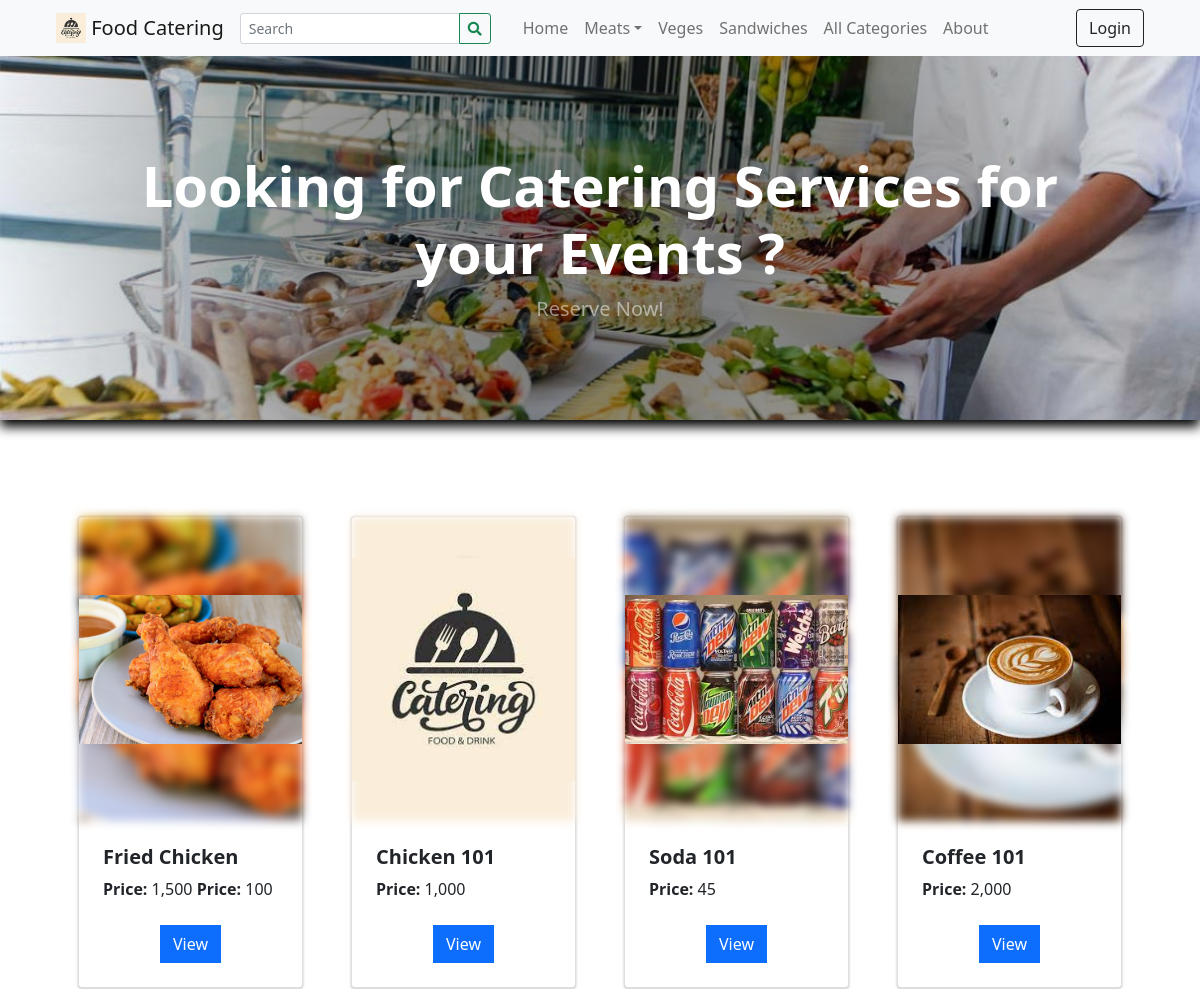
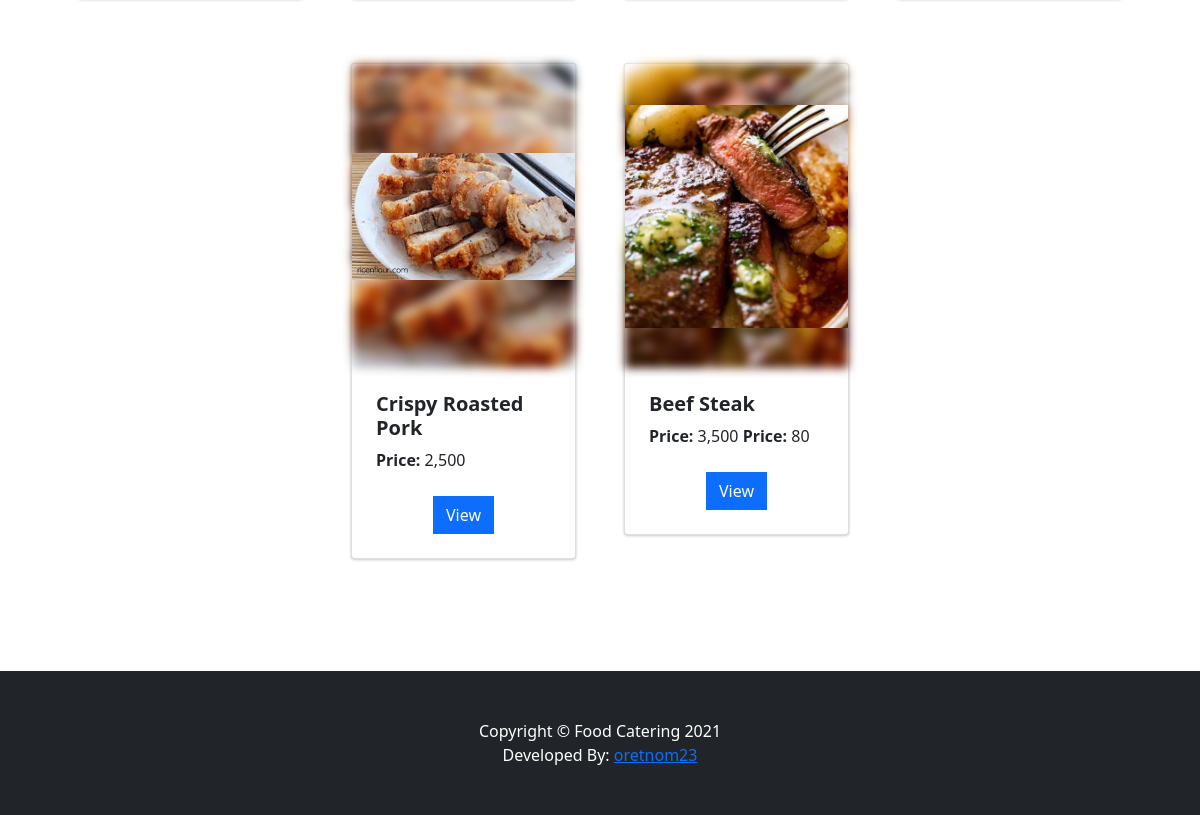
The page / on the database its author committed (2 pictures, top to bottom).
### tables this page shows
CREATE TABLE `categories` (
  `id` int(30) NOT NULL,
  `category` varchar(250) NOT NULL,
  `description` text DEFAULT NULL,
  `status` tinyint(1) NOT NULL DEFAULT 1,
  `date_created` datetime NOT NULL DEFAULT current_timestamp()
);

CREATE TABLE `products` (
  `id` int(30) NOT NULL,
  `category_id` int(30) NOT NULL,
  `sub_category_id` int(30) NOT NULL,
  `title` varchar(250) NOT NULL,
  `description` text NOT NULL,
  `status` tinyint(1) NOT NULL DEFAULT 1,
  `date_created` datetime NOT NULL DEFAULT current_timestamp()
);

### classes/DBConnection.php (called while the page is built, shortened)
<?php
class DBConnection{
    private $host = "localhost";
    private $username = "root";
    private $password = "password123";
    private $database = "catering_db";
    public $conn;
    public function __construct(){
        if (!isset($this->conn)) {
            $this->conn = new mysqli($this->host, $this->username, $this->password, $this->database);
        }
    }
}
?>

### config.php (called while the page is built, shortened)
<?php
require_once('classes/DBConnection.php');
require_once('classes/SystemSettings.php');
function validate_image($file){
	if(!empty($file)){
		if(is_file(base_app.$file)){
			return base_url.$file;
		}else{
			return base_url.'dist/img/no-image-available.png';
		}
	}else{
		return base_url.'dist/img/no-image-available.png';
	}
}
?>

### home.php (the view, shortened to what this page needs)
 <header class="bg-dark py-5" id="main-header">
    <div class="container px-4 px-lg-5 my-5">
        <div class="text-center text-white">
            <h1 class="display-4 fw-bolder">Looking for Catering Services for your Events ?</h1>
            <p class="lead fw-normal text-white-50 mb-0">Reserve Now!</p>
        </div>
    </div>
</header>
<section class="py-5">
    <div class="container px-4 px-lg-5 mt-5">
        <div class="row gx-4 gx-lg-5 row-cols-md-3 row-cols-xl-4 justify-content-center">
            <?php
                $products = $conn->query("SELECT * FROM `products` where status = 1 and `id` in (SELECT product_id FROM `inventory`) order by rand() limit 8 ");
                while($row = $products->fetch_assoc()):
                    $upload_path = base_app.'/uploads/product_'.$row['id'];
                    $img = "";
                    if(is_dir($upload_path)){
                        $fileO = scandir($upload_path);
                        if(isset($fileO[2]))
                            $img = "uploads/product_".$row['id']."/".$fileO[2];
                    }
                    foreach($row as $k=> $v){
                        $row[$k] = trim(stripslashes($v));
                    }
                    $inventory = $conn->query("SELECT * FROM inventory where product_id = ".$row['id']);
                    $inv = array();
                    while($ir = $inventory->fetch_assoc()){
                        $inv[] = number_format($ir['price']);
                    }
            ?>
            <div class="col mb-5">
                <div class="card product-item">
                    <img class="card-img-top w-100" src="<?php echo validate_image(!empty($img) ? $img : $_settings->info('logo')) ?>" alt="..." />
                    <div class="card-body p-4">
                        <div class="">
                            <h5 class="fw-bolder"><?php echo $row['title'] ?></h5>
                            <?php foreach($inv as $k=> $v): ?>
                                <span><b>Price: </b><?php echo $v ?></span>
                            <?php endforeach; ?>
                        </div>
                    </div>
                    <div class="card-footer p-4 pt-0 border-top-0 bg-transparent">
                        <div class="text-center">
                            <a class="btn btn-flat btn-primary "   href=".?p=view_product&id=<?php echo md5($row['id']) ?>">View</a>
                        </div>
                    </div>
                </div>
            </div>
            <?php endwhile; ?>
        </div>
    </div>
</section>

### inc/header.php (shortened to what this page needs)
<head>
    <link rel="stylesheet" href="<?php echo base_url ?>plugins/fontawesome-free/css/all.min.css">
    <link rel="stylesheet" href="<?php echo base_url ?>plugins/tempusdominus-bootstrap-4/css/tempusdominus-bootstrap-4.min.css">
  <link rel="stylesheet" href="<?php echo base_url ?>plugins/datatables-bs4/css/dataTables.bootstrap4.min.css">
  <link rel="stylesheet" href="<?php echo base_url ?>plugins/datatables-responsive/css/responsive.bootstrap4.min.css">
  <link rel="stylesheet" href="<?php echo base_url ?>plugins/datatables-buttons/css/buttons.bootstrap4.min.css">
  <link rel="stylesheet" href="<?php echo base_url ?>plugins/select2/css/select2.min.css">
  <link rel="stylesheet" href="<?php echo base_url ?>plugins/select2-bootstrap4-theme/select2-bootstrap4.min.css">
    <link rel="stylesheet" href="<?php echo base_url ?>plugins/icheck-bootstrap/icheck-bootstrap.min.css">
    <link rel="stylesheet" href="<?php echo base_url ?>plugins/jqvmap/jqvmap.min.css">
    <link rel="stylesheet" href="<?php echo base_url ?>dist/css/adminlte.css">
    <link rel="stylesheet" href="<?php echo base_url ?>dist/css/custom.css">
    <link rel="stylesheet" href="<?php echo base_url ?>assets/css/styles.css">
    <link rel="stylesheet" href="<?php echo base_url ?>plugins/overlayScrollbars/css/OverlayScrollbars.min.css">
    <link rel="stylesheet" href="<?php echo base_url ?>plugins/daterangepicker/daterangepicker.css">
    <link rel="stylesheet" href="<?php echo base_url ?>plugins/summernote/summernote-bs4.min.css">
  <link rel="stylesheet" href="<?php echo base_url ?>plugins/sweetalert2-theme-bootstrap-4/bootstrap-4.min.css">
  </head>

### inc/topBarNav.php (shortened to what this page needs)
<nav class="navbar navbar-expand-lg navbar-light bg-light">
            <div class="container-fluid px-4 px-lg-5 ">
                <a class="navbar-brand" href="./">
                <img src="<?php echo validate_image($_settings->info('logo')) ?>" width="30" height="30" class="d-inline-block align-top" alt="" loading="lazy">
                <?php echo $_settings->info('short_name') ?>
                </a>
                <form class="form-inline" id="search-form">
                  <div class="input-group">
                    <input class="form-control form-control-sm form " type="search" placeholder="Search" aria-label="Search" name="search"  value="<?php echo isset($_GET['search']) ? $_GET['search'] : "" ?>"  aria-describedby="button-addon2">
                    <div class="input-group-append">
                      <button class="btn btn-outline-success btn-sm m-0" type="submit" id="button-addon2"><i class="fa fa-search"></i></button>
                    </div>
                  </div>
                </form>
                <div class="collapse navbar-collapse" id="navbarSupportedContent">
                    <ul class="navbar-nav me-auto mb-2 mb-lg-0 ms-lg-4">
                        <li class="nav-item"><a class="nav-link" aria-current="page" href="./">Home</a></li>
                        <?php
                        $cat_qry = $conn->query("SELECT * FROM categories where status = 1  limit 3");
                        $count_cats =$conn->query("SELECT * FROM categories where status = 1 ")->num_rows;
                        while($crow = $cat_qry->fetch_assoc()):
                          $sub_qry = $conn->query("SELECT * FROM sub_categories where status = 1 and parent_id = '{$crow['id']}'");
                          if($sub_qry->num_rows <= 0):
                        ?>
                        <li class="nav-item"><a class="nav-link" aria-current="page" href="./?p=products&c=<?php echo md5($crow['id']) ?>"><?php echo $crow['category'] ?></a></li>
                        <?php else: ?>
                        <li class="nav-item dropdown">
                          <a class="nav-link dropdown-toggle" id="navbarDropdown<?php echo $crow['id'] ?>" href="#" role="button" data-toggle="dropdown" aria-expanded="false"><?php echo $crow['category'] ?></a></a>
                        </li>
                        <?php endif; ?>
                        <?php endwhile; ?>
                        <?php if($count_cats > 3): ?>
                        <li class="nav-item"><a class="nav-link" href="./?p=view_categories">All Categories</a></li>
                        <?php endif; ?>
                        <li class="nav-item"><a class="nav-link" href="./?p=about">About</a></li>
                    </ul>
                    <div class="d-flex align-items-center">
                      <?php if(!isset($_SESSION['userdata']['id'])): ?>
                        <button class="btn btn-outline-dark ml-2" id="login-btn" type="button">Login</button>
                        <?php endif; ?>
                    </div>
                </div>
            </div>
        </nav>

### inc/footer.php (shortened to what this page needs)
<footer class="py-5 bg-dark">
            <div class="container">
              <p class="m-0 text-center text-white">Copyright &copy; <?php echo $_settings->info('short_name') ?> 2021</p>
              <p class="m-0 text-center text-white">Developed By: <a href="https://1sourcecodr.blogspot.com/">oretnom23</a></p>
          </div>
        </footer>

### rows shown on the page
categories: category "Meats"
categories: category "Veges"
categories: category "Sandwiches"
products: shows a picture, title "Fried Chicken", v "1,500", v "100"
products: shows a picture, title "Chicken 101", v "1,000"
products: shows a picture, title "Soda 101", v "45"
products: shows a picture, title "Coffee 101", v "2,000"
products: shows a picture, title "Crispy Roasted Pork", v "2,500"
products: shows a picture, title "Beef Steak", v "3,500", v "80"

### other values the page prints
$_settings->info('short_name') "Food Catering"
